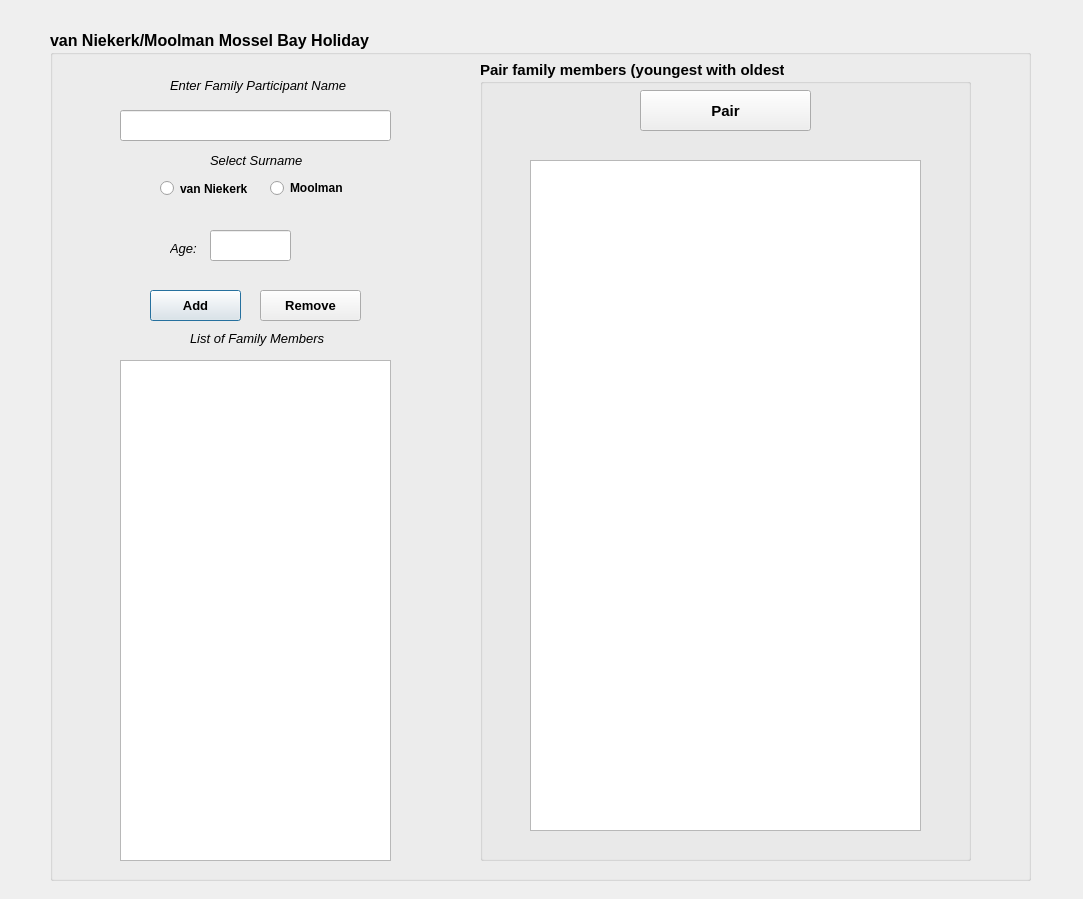
<?xml version="1.0" encoding="UTF-8"?>
<ui version="4.0">
 <class>Dialog</class>
 <widget class="QDialog" name="Dialog">
  <property name="geometry">
   <rect>
    <x>0</x>
    <y>0</y>
    <width>1083</width>
    <height>899</height>
   </rect>
  </property>
  <property name="windowTitle">
   <string>Dialog</string>
  </property>
  <widget class="QGroupBox" name="vanNiekMool_gbox">
   <property name="geometry">
    <rect>
     <x>50</x>
     <y>30</y>
     <width>981</width>
     <height>851</height>
    </rect>
   </property>
   <property name="font">
    <font>
     <pointsize>12</pointsize>
     <weight>75</weight>
     <bold>true</bold>
    </font>
   </property>
   <property name="title">
    <string>van Niekerk/Moolman Mossel Bay Holiday</string>
   </property>
   <widget class="QLabel" name="FamNamSur_lbl">
    <property name="geometry">
     <rect>
      <x>120</x>
      <y>40</y>
      <width>181</width>
      <height>31</height>
     </rect>
    </property>
    <property name="font">
     <font>
      <pointsize>10</pointsize>
      <weight>50</weight>
      <italic>true</italic>
      <bold>false</bold>
     </font>
    </property>
    <property name="text">
     <string>Enter Family Participant Name</string>
    </property>
   </widget>
   <widget class="QLineEdit" name="FamNamSur_le">
    <property name="geometry">
     <rect>
      <x>70</x>
      <y>80</y>
      <width>271</width>
      <height>31</height>
     </rect>
    </property>
   </widget>
   <widget class="QPushButton" name="Add_pbtn">
    <property name="geometry">
     <rect>
      <x>100</x>
      <y>260</y>
      <width>91</width>
      <height>31</height>
     </rect>
    </property>
    <property name="font">
     <font>
      <pointsize>10</pointsize>
     </font>
    </property>
    <property name="text">
     <string>Add</string>
    </property>
   </widget>
   <widget class="QGroupBox" name="PairFamMem_gbox">
    <property name="geometry">
     <rect>
      <x>430</x>
      <y>30</y>
      <width>491</width>
      <height>801</height>
     </rect>
    </property>
    <property name="font">
     <font>
      <pointsize>11</pointsize>
     </font>
    </property>
    <property name="title">
     <string>Pair family members (youngest with oldest)</string>
    </property>
    <widget class="QPushButton" name="Pair_pbtn">
     <property name="geometry">
      <rect>
       <x>160</x>
       <y>30</y>
       <width>171</width>
       <height>41</height>
      </rect>
     </property>
     <property name="text">
      <string>Pair</string>
     </property>
    </widget>
    <widget class="QListWidget" name="RandomPairFamMem_listw">
     <property name="geometry">
      <rect>
       <x>50</x>
       <y>100</y>
       <width>391</width>
       <height>671</height>
      </rect>
     </property>
    </widget>
   </widget>
   <widget class="QLabel" name="ListofFamMem_label">
    <property name="geometry">
     <rect>
      <x>140</x>
      <y>300</y>
      <width>141</width>
      <height>16</height>
     </rect>
    </property>
    <property name="font">
     <font>
      <pointsize>10</pointsize>
      <weight>50</weight>
      <italic>true</italic>
      <bold>false</bold>
     </font>
    </property>
    <property name="text">
     <string>List of Family Members</string>
    </property>
   </widget>
   <widget class="QPushButton" name="Remove_pbtn">
    <property name="geometry">
     <rect>
      <x>210</x>
      <y>260</y>
      <width>101</width>
      <height>31</height>
     </rect>
    </property>
    <property name="font">
     <font>
      <pointsize>10</pointsize>
     </font>
    </property>
    <property name="text">
     <string>Remove</string>
    </property>
   </widget>
   <widget class="QRadioButton" name="vanNiekerk_rbtn">
    <property name="geometry">
     <rect>
      <x>110</x>
      <y>150</y>
      <width>91</width>
      <height>17</height>
     </rect>
    </property>
    <property name="font">
     <font>
      <pointsize>9</pointsize>
     </font>
    </property>
    <property name="text">
     <string>van Niekerk</string>
    </property>
   </widget>
   <widget class="QRadioButton" name="Moolman_rbtn">
    <property name="geometry">
     <rect>
      <x>220</x>
      <y>150</y>
      <width>81</width>
      <height>16</height>
     </rect>
    </property>
    <property name="font">
     <font>
      <pointsize>9</pointsize>
     </font>
    </property>
    <property name="text">
     <string>Moolman</string>
    </property>
   </widget>
   <widget class="QLabel" name="SelectSur_lbl">
    <property name="geometry">
     <rect>
      <x>160</x>
      <y>120</y>
      <width>101</width>
      <height>21</height>
     </rect>
    </property>
    <property name="font">
     <font>
      <pointsize>10</pointsize>
      <weight>50</weight>
      <italic>true</italic>
      <bold>false</bold>
     </font>
    </property>
    <property name="text">
     <string>Select Surname</string>
    </property>
   </widget>
   <widget class="QLabel" name="Age_lbl">
    <property name="geometry">
     <rect>
      <x>120</x>
      <y>210</y>
      <width>41</width>
      <height>16</height>
     </rect>
    </property>
    <property name="font">
     <font>
      <pointsize>10</pointsize>
      <weight>50</weight>
      <italic>true</italic>
      <bold>false</bold>
     </font>
    </property>
    <property name="text">
     <string>Age:</string>
    </property>
   </widget>
   <widget class="QLineEdit" name="Age_le">
    <property name="geometry">
     <rect>
      <x>160</x>
      <y>200</y>
      <width>81</width>
      <height>31</height>
     </rect>
    </property>
   </widget>
   <widget class="QListWidget" name="FamMem_listw">
    <property name="geometry">
     <rect>
      <x>70</x>
      <y>330</y>
      <width>271</width>
      <height>501</height>
     </rect>
    </property>
   </widget>
  </widget>
 </widget>
 <resources/>
 <connections/>
</ui>
